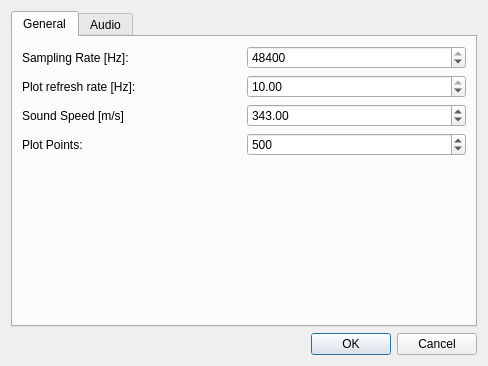
<?xml version="1.0" encoding="UTF-8"?>
<ui version="4.0">
 <class>PreferencesWindow</class>
 <widget class="QDialog" name="PreferencesWindow">
  <property name="geometry">
   <rect>
    <x>0</x>
    <y>0</y>
    <width>488</width>
    <height>366</height>
   </rect>
  </property>
  <property name="windowTitle">
   <string>Preferences</string>
  </property>
  <layout class="QGridLayout" name="gridLayout">
   <item row="0" column="0">
    <layout class="QVBoxLayout" name="verticalLayout">
     <item>
      <widget class="QTabWidget" name="tabWidget_audio">
       <property name="currentIndex">
        <number>0</number>
       </property>
       <widget class="QWidget" name="tab">
        <attribute name="title">
         <string>General</string>
        </attribute>
        <layout class="QGridLayout" name="gridLayout_3">
         <item row="0" column="0">
          <layout class="QGridLayout" name="gridLayout_2">
           <item row="0" column="0">
            <widget class="QLabel" name="label_sampling">
             <property name="text">
              <string>Sampling Rate [Hz]:</string>
             </property>
            </widget>
           </item>
           <item row="2" column="0">
            <widget class="QLabel" name="label_soundSpeed">
             <property name="text">
              <string>Sound Speed [m/s]</string>
             </property>
            </widget>
           </item>
           <item row="1" column="0">
            <widget class="QLabel" name="label_refreshRate">
             <property name="text">
              <string>Plot refresh rate [Hz]:</string>
             </property>
            </widget>
           </item>
           <item row="2" column="1">
            <widget class="QDoubleSpinBox" name="doubleSpinBox_soundSpeed">
             <property name="decimals">
              <number>2</number>
             </property>
             <property name="minimum">
              <double>0.100000000000000</double>
             </property>
             <property name="maximum">
              <double>1000.000000000000000</double>
             </property>
             <property name="value">
              <double>343.000000000000000</double>
             </property>
            </widget>
           </item>
           <item row="1" column="1">
            <widget class="QDoubleSpinBox" name="doubleSpinBox_plotRefreshRate">
             <property name="decimals">
              <number>2</number>
             </property>
             <property name="minimum">
              <double>0.100000000000000</double>
             </property>
             <property name="maximum">
              <double>10.000000000000000</double>
             </property>
             <property name="value">
              <double>10.000000000000000</double>
             </property>
            </widget>
           </item>
           <item row="0" column="1">
            <widget class="QDoubleSpinBox" name="doubleSpinBox_sampling">
             <property name="decimals">
              <number>0</number>
             </property>
             <property name="minimum">
              <double>1.000000000000000</double>
             </property>
             <property name="maximum">
              <double>48400.000000000000000</double>
             </property>
             <property name="value">
              <double>48400.000000000000000</double>
             </property>
            </widget>
           </item>
           <item row="3" column="0">
            <widget class="QLabel" name="label_plotPointsCount">
             <property name="text">
              <string>Plot Points:</string>
             </property>
            </widget>
           </item>
           <item row="3" column="1">
            <widget class="QSpinBox" name="spinBox_plotPointsCount">
             <property name="toolTip">
              <string>&lt;html&gt;&lt;head/&gt;&lt;body&gt;&lt;p&gt;Defines maximal number of points thatwill be plotted. The program will still calculate and save spectra at full resolution.&lt;/p&gt;&lt;/body&gt;&lt;/html&gt;</string>
             </property>
             <property name="minimum">
              <number>10</number>
             </property>
             <property name="maximum">
              <number>40000</number>
             </property>
             <property name="value">
              <number>500</number>
             </property>
            </widget>
           </item>
          </layout>
         </item>
         <item row="3" column="0">
          <spacer name="verticalSpacer">
           <property name="orientation">
            <enum>Qt::Vertical</enum>
           </property>
           <property name="sizeHint" stdset="0">
            <size>
             <width>20</width>
             <height>155</height>
            </size>
           </property>
          </spacer>
         </item>
        </layout>
       </widget>
       <widget class="QWidget" name="tab_2">
        <attribute name="title">
         <string>Audio</string>
        </attribute>
        <layout class="QGridLayout" name="gridLayout_4">
         <item row="0" column="0">
          <layout class="QHBoxLayout" name="horizontalLayout_2">
           <item>
            <widget class="QLabel" name="label">
             <property name="text">
              <string>Audio Input Device:</string>
             </property>
            </widget>
           </item>
           <item>
            <widget class="QComboBox" name="comboBox">
             <item>
              <property name="text">
               <string>Default</string>
              </property>
             </item>
            </widget>
           </item>
          </layout>
         </item>
         <item row="1" column="0">
          <spacer name="verticalSpacer_2">
           <property name="orientation">
            <enum>Qt::Vertical</enum>
           </property>
           <property name="sizeHint" stdset="0">
            <size>
             <width>20</width>
             <height>228</height>
            </size>
           </property>
          </spacer>
         </item>
        </layout>
       </widget>
      </widget>
     </item>
     <item>
      <layout class="QHBoxLayout" name="horizontalLayout">
       <item>
        <spacer name="horizontalSpacer">
         <property name="orientation">
          <enum>Qt::Horizontal</enum>
         </property>
         <property name="sizeHint" stdset="0">
          <size>
           <width>40</width>
           <height>20</height>
          </size>
         </property>
        </spacer>
       </item>
       <item>
        <widget class="QDialogButtonBox" name="buttonBox">
         <property name="orientation">
          <enum>Qt::Horizontal</enum>
         </property>
         <property name="standardButtons">
          <set>QDialogButtonBox::Cancel|QDialogButtonBox::Ok</set>
         </property>
        </widget>
       </item>
      </layout>
     </item>
    </layout>
   </item>
  </layout>
 </widget>
 <tabstops>
  <tabstop>tabWidget_audio</tabstop>
  <tabstop>doubleSpinBox_sampling</tabstop>
  <tabstop>doubleSpinBox_plotRefreshRate</tabstop>
  <tabstop>doubleSpinBox_soundSpeed</tabstop>
  <tabstop>spinBox_plotPointsCount</tabstop>
  <tabstop>comboBox</tabstop>
 </tabstops>
 <resources/>
 <connections>
  <connection>
   <sender>buttonBox</sender>
   <signal>accepted()</signal>
   <receiver>PreferencesWindow</receiver>
   <slot>accept()</slot>
   <hints>
    <hint type="sourcelabel">
     <x>248</x>
     <y>254</y>
    </hint>
    <hint type="destinationlabel">
     <x>157</x>
     <y>274</y>
    </hint>
   </hints>
  </connection>
  <connection>
   <sender>buttonBox</sender>
   <signal>rejected()</signal>
   <receiver>PreferencesWindow</receiver>
   <slot>reject()</slot>
   <hints>
    <hint type="sourcelabel">
     <x>316</x>
     <y>260</y>
    </hint>
    <hint type="destinationlabel">
     <x>286</x>
     <y>274</y>
    </hint>
   </hints>
  </connection>
 </connections>
</ui>
